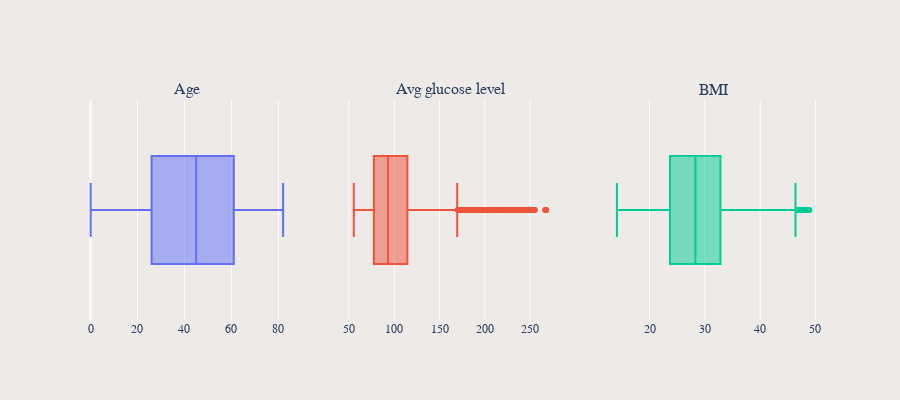

Here is the notebook cell this chart was saved with:
### Markdown cell above
1. The division of dataset in Test, train and validation sets looks fine except few boundary values of 'avg_glucose_level'and 'bmi' which appears to be missing in test and validation sets
2. No missing values in 'gender', 'hypertension', 'heart_disease', 'ever_married', 'work_type_Private', 'work_type_Self-employed', 'work_type_children', 'smoking_status_formerly smoked', 'smoking_status_never smoked', 'smoking_status_smokes', 'Residence_type_Urban'.

### Outliers

An outlier is a data point that differs significantly from other observations. Outliers can be problematic because they can affect the results of an analysis.
However, they can also be informative about the data you’re studying because they can reveal abnormal cases or individuals that have rare traits.

Herer we use Z-score to detect outliers and handling them.

### Code cell
from plotly.subplots import make_subplots #visualization
import plotly.graph_objects as go #visualization
# Set up the subplots grid
fig = make_subplots(rows=1, cols=3, 
                    # Set the subplot titles
                    subplot_titles=['Age', 'Avg glucose level', 'BMI'])
#create boxplot visualization of numeric columns
fig.add_trace(go.Box(x=X_train.age, name='', showlegend=False), row=1, col=1)
fig.add_trace(go.Box(x=X_train.avg_glucose_level, name='', showlegend=False), row=1, col=2)
fig.add_trace(go.Box(x=X_train.bmi, name='', showlegend=False), row=1, col=3)
#config size
fig.update_layout(height=400,font_family='Verdana',paper_bgcolor='#edeae7',plot_bgcolor='#edeae7')
#show visualizations
fig.show()

### Figure 1 — Plotly figure (JSON) as saved in the notebook; plotly's stock layout.template omitted (floating-point values rounded to 4 significant figures; data arrays with more than 128 entries replaced by an {"elided": "..."} marker saying what was removed)
{"data": [{"name": "", "showlegend": false, "type": "box", "x": {"elided": "2265 float values"}, "xaxis": "x", "yaxis": "y"}, {"name": "", "showlegend": false, "type": "box", "x": {"elided": "2265 float values"}, "xaxis": "x2", "yaxis": "y2"}, {"name": "", "showlegend": false, "type": "box", "x": {"elided": "2265 float values"}, "xaxis": "x3", "yaxis": "y3"}], "layout": {"annotations": [{"font": {"size": 16}, "showarrow": false, "text": "Age", "x": 0.1444, "xanchor": "center", "xref": "paper", "y": 1, "yanchor": "bottom", "yref": "paper"}, {"font": {"size": 16}, "showarrow": false, "text": "Avg glucose level", "x": 0.5, "xanchor": "center", "xref": "paper", "y": 1, "yanchor": "bottom", "yref": "paper"}, {"font": {"size": 16}, "showarrow": false, "text": "BMI", "x": 0.8556, "xanchor": "center", "xref": "paper", "y": 1, "yanchor": "bottom", "yref": "paper"}], "font": {"family": "Verdana"}, "height": 400, "paper_bgcolor": "#edeae7", "plot_bgcolor": "#edeae7", "xaxis": {"anchor": "y", "domain": [0, 0.2889]}, "xaxis2": {"anchor": "y2", "domain": [0.3556, 0.6444]}, "xaxis3": {"anchor": "y3", "domain": [0.7111, 1]}, "yaxis": {"anchor": "x", "domain": [0, 1]}, "yaxis2": {"anchor": "x2", "domain": [0, 1]}, "yaxis3": {"anchor": "x3", "domain": [0, 1]}}}
